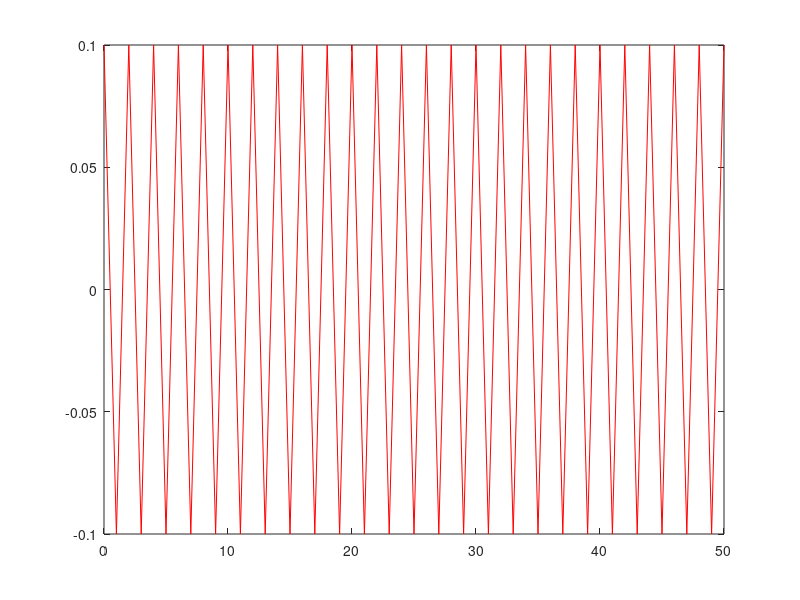

Reproduce this figure in MATLAB.
#Lecture 4 - Acivity 1
clear all; close all; clc; # use these three commands when you start a new code

a0=0.1; # defining a0
b=-1 # defining b values
for i=1:50 # for arrays in octave, first element is 0
  an(1)=a0; # first value of an1 should be the initial ao value ( an is an array)
  an(i+1)=b^(i)*a0;
  n(1)=0;
  n(i+1)=i;
end
plot(n,an,'r-')

